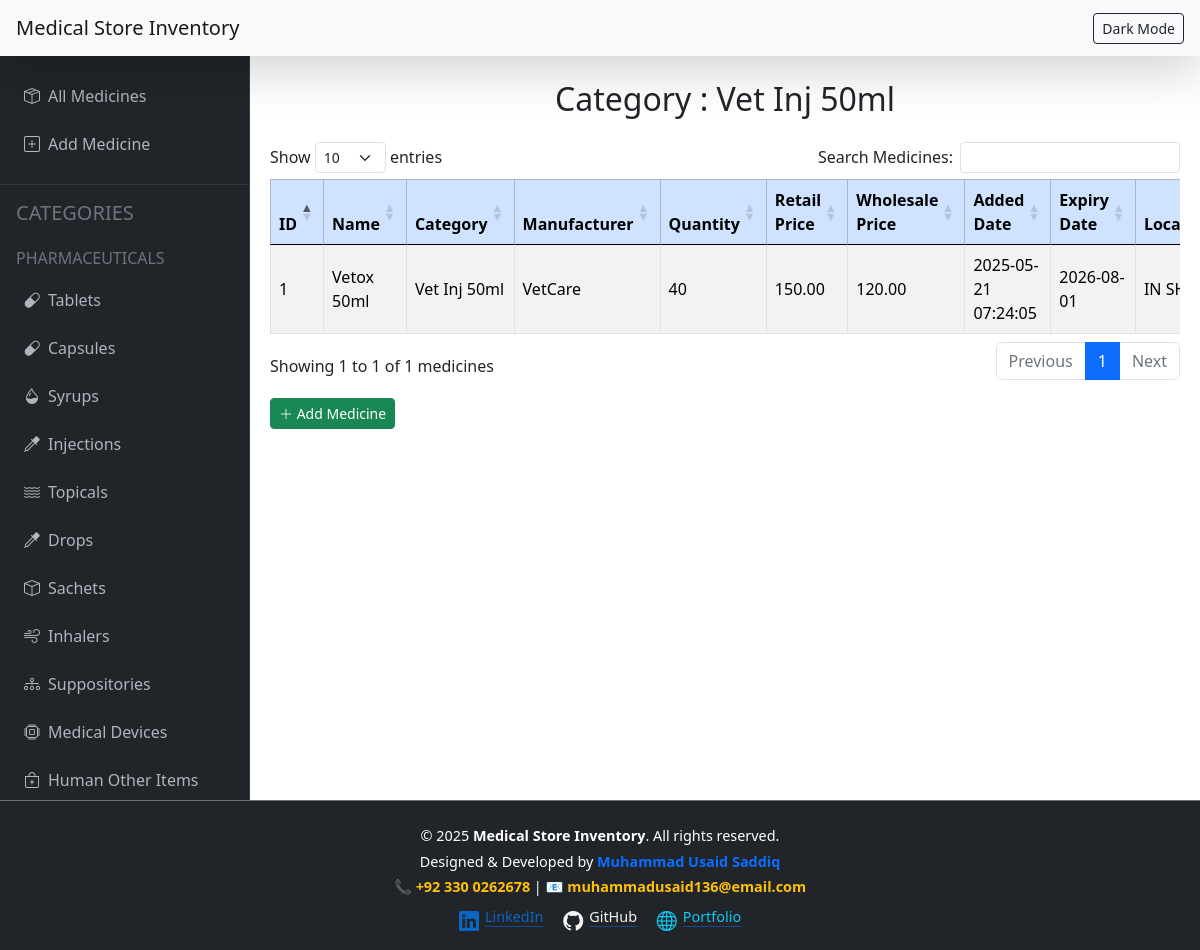
The app's page /category_vet_inj_50ml.php with its own data.
### tables this page shows
CREATE TABLE `medicines` (
  `id` int(11) NOT NULL,
  `name` varchar(100) NOT NULL,
  `category` enum('Tablet','Capsule','Syrup','Injection','Topical','Drops','Inhaler','Suppository','Medical Device','General Item','Vet Inj 10ml','Vet Inj 50ml','Vet Inj 100ml','Vet Powder','Vet Tablets','Vet Other Items','Vet Tuips','Vet Drench 1000ml','Vet Drench 100ml','Human Other Items','Vet Syrup','Sachet','Vet Drip','Vet Spray') DEFAULT NULL,
  `manufacturer` varchar(100) DEFAULT NULL,
  `quantity` int(11) NOT NULL DEFAULT 0,
  `retail_price` decimal(10,2) DEFAULT NULL,
  `wholesale_price` decimal(10,2) DEFAULT NULL,
  `expiry_date` date NOT NULL,
  `added_date` timestamp NOT NULL DEFAULT current_timestamp(),
  `location` varchar(50) NOT NULL DEFAULT 'Shop'
);

### category_vet_inj_50ml.php (the view, shortened to what this page needs)
<?php
include "config.php";
?>
<!DOCTYPE html>
<html lang="en" data-bs-theme="light">
<head>
    <link href="https://cdn.jsdelivr.net/npm/bootstrap@5.3.2/dist/css/bootstrap.min.css" rel="stylesheet" />
    <link href="https://cdn.datatables.net/1.13.6/css/dataTables.bootstrap5.min.css" rel="stylesheet" />
    <link href="https://cdn.jsdelivr.net/npm/bootstrap-icons@1.10.5/font/bootstrap-icons.css" rel="stylesheet" />
    <link rel="stylesheet" href="https://cdnjs.cloudflare.com/ajax/libs/font-awesome/6.5.0/css/all.min.css">
</head>
<body>
    <nav class="navbar navbar-light fixed-top bg-light px-3 shadow-lg">
        <a href="index.php" class="navbar-brand mb-0 h1">Medical Store Inventory</a>
        <button id="modeToggle" class="btn btn-outline-dark btn-sm" title="Toggle Dark/Light Mode">Dark Mode</button>
    </nav>
    <div class="sidebar">
        <a href="index.php" ><i class="bi bi-box-seam me-2"></i>All Medicines</a>
        <a href="add_medicine.php"><i class="bi bi-plus-square me-2"></i>Add Medicine</a>
        <hr class="text-secondary" />
        <h5 class="text-secondary text-uppercase ps-3 mt-3 mb-2">Categories</h5>
        <h6 class="text-secondary text-uppercase ps-3 mt-4 mb-2">Pharmaceuticals</h6>
        <a href="category_tablet.php"><i class="bi bi-capsule me-2"></i>Tablets</a>
        <a href="category_capsule.php"><i class="bi bi-capsule me-2"></i>Capsules</a>
        <a href="category_syrup.php"><i class="bi bi-droplet-half me-2"></i>Syrups</a>
        <a href="category_injection.php"><i class="bi bi-eyedropper me-2"></i>Injections</a>
        <a href="category_topical.php"><i class="bi bi-water me-2"></i>Topicals</a>
        <a href="category_drops.php"><i class="bi bi-eyedropper me-2"></i>Drops</a>
        <a href="category_sachet.php"><i class="bi bi-box me-2"></i>Sachets</a>
        <a href="category_inhaler.php"><i class="bi bi-wind me-2"></i>Inhalers</a>
        <a href="category_suppository.php"><i class="bi bi-diagram-3 me-2"></i>Suppositories</a>
        <a href="category_medical_device.php"><i class="bi bi-cpu me-2"></i>Medical Devices</a>
        <a href="category_human_other_items.php"><i class="bi bi-bag-plus me-2"></i>Human Other Items</a>
    </div>
    <main class="main-content">
        <h2 class="mb-4 text-center">Category : Vet Inj 50ml</h2>
        <div class="table-responsive">
            <table id="medicinesTable" class="table table-striped table-bordered align-middle">
                <thead class="table-primary">
                    <tr>
                        <th>ID</th>
                        <th>Name</th>
                        <th>Category</th>
                        <th>Manufacturer</th>
                        <th>Quantity</th>
                        <th>Retail Price</th>
                        <th>Wholesale Price</th>
                        <th>Added Date</th>
                        <th>Expiry Date</th>
                        <th>Location</th>
                    </tr>
                </thead>
                <tbody>
                     <?php
                     $sql = "SELECT * FROM `medicines` WHERE `category` = 'Vet Inj 50ml'";
                     $result = mysqli_query($conn, $sql);
                     $sno = 0;
                     while ($row = mysqli_fetch_assoc($result)) {
                        $sno = $sno + 1;
                        echo "
                        <tr>
                        <td>" . $sno . "</td>
                        <td>". $row['name'] ."</td>
                        <td>". $row['category'] ."</td>
                        <td>". $row['manufacturer'] ."</td>
                        <td>". $row['quantity'] ."</td>
                        <td>". $row['retail_price'] ."</td>
                        <td>". $row['wholesale_price'] ."</td>
                        <td>". $row['added_date'] ."</td>
                        <td>". $row['expiry_date'] ."</td>
                        <td>". $row['location'] ."</td>
                        <td>
                            <a href='edit.php?id=$row[id]' class='btn btn-sm btn-warning me-1'>
                                <i class='fas fa-edit'></i>
                            </a>
                            <a href='delete.php?id=$row[id]' class='btn btn-sm btn-danger'
                                onclick=\"return confirm('Are you sure you want to delete $row[name] ?')\">
                                <i class='fas fa-trash-alt'></i>
                            </a>
                        </td>
                    </tr>
                        ";
                     }
                     ?>
                </tbody>
            </table>
            <a href="add_medicine.php" class="btn btn-sm btn-success mt-3" title="Add New Medicine">
                <i class="bi bi-plus-lg"></i> Add Medicine
            </a>
        </div>
    </main>
    <footer class="bg-dark text-light pt-4 pb-3 mt-auto border-top border-secondary">
        <div class="container text-center">
            <p class="mb-1 text-white">© 2025 <strong>Medical Store Inventory</strong>. All rights reserved.</p>
            <p class="mb-1 text-white">Designed & Developed by <strong class="text-primary">Muhammad Usaid
                    Saddiq</strong></p>
            <p class="mb-2">
                📞
                <a href="tel:+923300262678" class="text-warning fw-semibold text-decoration-none">
                    +92 330 0262678
                </a>
                |
                📧
                <a href="mailto:muhammadusaid136@email.com" class="text-warning fw-semibold text-decoration-none">
                    muhammadusaid136@email.com
                </a>
            </p>
            <p class="mb-0">
                <a href="https://www.linkedin.com/in/yourprofile" target="_blank" class="icon-link me-3"
                    style="color: #0A66C2;">
                    <i class="bi bi-linkedin fs-5"></i> LinkedIn
                </a>
                <a href="https://github.com/yourusername" target="_blank" class="icon-link me-3"
                    style="color: #f4f4f4;">
                    <i class="bi bi-github fs-5"></i> GitHub
                </a>
                <a href="https://yourportfolio.com" target="_blank" class="icon-link" style="color: #0dcaf0;">
                    <i class="bi bi-globe fs-5"></i> Portfolio
                </a>
            </p>
        </div>
    </footer>
</body>
</html>

### category_vet_inj_50ml.php (style rules this page uses)
body, html { height: 100%; margin: 0; font-family: 'Segoe UI', Tahoma, Geneva, Verdana, sans-serif; background-color: var(--bs-body-bg); color: var(--bs-body-color); }
.navbar { height: 56px; z-index: 1040; }
.sidebar { position: fixed; top: 56px; left: 0; width: 250px; height: calc(100vh - 56px); background-color: #212529; overflow-y: auto; padding-top: 1rem; border-right: 1px solid #343a40; }
.sidebar a { padding: 12px 20px; text-decoration: none; font-size: 1rem; color: #adb5bd; display: block; border-left: 4px solid transparent; }
.main-content { margin-left: 250px; padding: 80px 20px 20px 20px; min-height: 100vh; }
footer { background-color: #212529; color: #adb5bd; padding: 15px 0; text-align: center; font-size: 0.9rem; border-top: 1px solid #343a40; }
.icon-link { transition: transform 0.3s ease, text-shadow 0.3s ease; }

### records on screen
medicines: name "Vetox 50ml", category "Vet Inj 50ml", manufacturer "VetCare", quantity "40", retail_price "150.00", wholesale_price "120.00", added_date "2025-05-21 07:24:05", expiry_date "2026-08-01", location "IN…"
